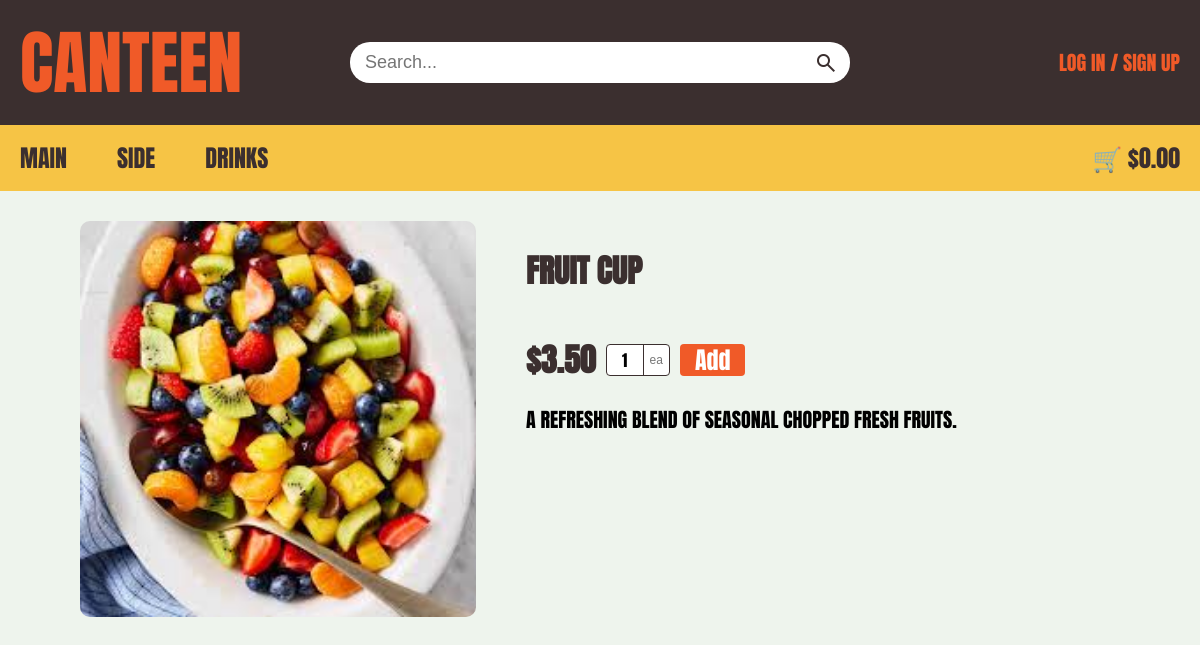
Page /111 on the committed database.
### tables this page shows
CREATE TABLE Menu (item_ID INTEGER PRIMARY KEY NOT NULL UNIQUE, item_name TEXT, item_type TEXT, is_available INTEGER, price NUMERIC (10, 2), item_photo TEXT, item_description TEXT);

### app.py (the view)
@app.route('/<int:item_id>')
def item(item_id):
    db = get_db()
    db.row_factory = sqlite3.Row
    cursor = db.cursor()
    sql = """SELECT item_name,
            item_ID,
            item_type,
            price,
            is_available,
            item_photo,
            item_description
          FROM Menu WHERE is_available = 1 AND item_ID = ?;"""
    cursor.execute(sql, (item_id,))
    result = cursor.fetchone()
    cursor.close()
    return render_template("item_display.html", item=result, total=get_trolley_total())

### app.py (called while the page is built, shortened)
def get_db():
    db = getattr(g, '_database', None)
    if db is None:
        db = g._database = sqlite3.connect(DATABASE)
    return db

@app.teardown_appcontext
def close_connection(_exception):
    db = getattr(g, '_database', None)
    if db is not None:
        db.close()

def get_trolley_total():
    if 'user_id' not in session:
        return 0.0

### templates/item_display.html (shortened to what this page needs)
<!DOCTYPE html>
<html lang="en">
  <head>
    <link rel="stylesheet" href="{{ url_for('static', filename='style.css') }}">
    <link rel="stylesheet" href="{{ url_for('static', filename='item_display.css') }}">
  </head>
  <body>
    <header>
      <div class="top-bar">
        <div class="container top-bar-content">
          <div class="top-left"><a href="{{ url_for('home') }}">CANTEEN</a></div>
          <form class="search-container" method="GET" action="{{ url_for('search') }}">
            <input type="text" placeholder="Search..." name="query" autocomplete="off">
            <button type="submit" class="search-btn">
              <span class="material-symbols-outlined">search</span>
            </button>
          </form>
          {% if session.get('user_id') %}
            <a class="top-right" onclick="OpenAccountmanage();return false;" id="accountpopup" href="#">Hi {{ session['first_name'] }}!</a>
            <div id="popup" class="popup">
              <div class="popup-content">
                <a href="{{ url_for('logout') }}">Logout</a>
              </div>
            </div>
          {% else %}
            <div class="top-right"><p><a href="{{ url_for('user_login') }}">Log in</a> / <a href="{{ url_for('signup') }}">Sign up</a></p></div>
          {% endif %}
        </div>
      </div>
      <nav class="bottom-nav">
        <div class="container nav-content">
          <div class="nav-links">
            <a href="{{ url_for('catergory', item_type='Main') }}">Main</a>
            <a href="{{ url_for('catergory', item_type='Side') }}">Side</a>
            <a href="{{ url_for('catergory', item_type='Drink') }}">Drinks</a>
          </div>
          <div class="cart">
            <a href="{{ url_for('trolley') }}" id="cart-total-link">🛒 ${{ "%.2f"|format(total) }}</a>
          </div>
        </div>
      </nav>
    </header>
    <div class="bodyArrangement">
      <img src="{{ url_for('static', filename='images/' + item.item_photo) }}" alt="{{ item.item_name }}">
      <div class="price_and_information">
        <h1>{{ item.item_name }}</h1>
        <div class="price_quantity">
          <span class="price">${{ "%.2f"|format(item.price) }}</span>
          {% if item.is_available %}
            <div class="qty-container">
              <input type="number"
                id="qty-{{ item.item_ID }}"
                class="qty-input"
                value="1"
                min="1"
                max="10"
                step="1"
                onkeydown="return event.key !== 'e' && event.key !== 'E' && event.key !== '-' && event.key !== '+' && event.key !== '.'"
              >
              <span class="qty-unit">ea</span>
            </div>
            <button type="button"
                    data-item-id="{{ item.item_ID }}"
                    data-item-amount="qty-{{ item.item_ID }}"
                    onclick="addItemToTrolley(this.dataset.itemId, document.getElementById(this.dataset.itemAmount).value)"
                    class="add-btn">
              Add
            </button>
          {% else %}
            <span class="out-of-stock">Out of Stock</span>
          {% endif %}
        </div>
        <div class="itemDescription">
          <p>
            {{ item.item_description }}
          </p>
        </div>
      </div>
    </div>
  </body>
</html>

### static/style.css (style rules this page uses)
* { margin: 0; padding: 0; box-sizing: border-box; }
body { margin: 0; padding: 0; overflow-x: hidden; background-color: #f7f7f7; font-family: "Anton", sans-serif; text-transform: uppercase; }
.container { width: 100%; max-width: 1400px; margin-left: auto; margin-right: auto; padding-left: 20px; padding-right: 20px; }
.top-bar { background: #3b2f2f; width: 100%; padding: 10px 0; }
.top-bar-content { display: flex; justify-content: space-between; align-items: center; }
.top-left, .top-right { flex: 1; }
.top-left a { color: #f05a28; font-size: 70px; text-decoration: none; display: flex; }
.top-right { display: flex; justify-content: flex-end; align-items: center; color: #f05a28; font-size: 20px; }
.top-right a { color: #f05a28; font-size: 20px; text-decoration: none; }
.search-container { display: flex; align-items: center; flex-grow: 1; max-width: 500px; background: #ffffff; border-radius: 20px; overflow: hidden; margin: 0 20px; }
.search-container input { flex-grow: 1; border: none; padding: 10px 15px; outline: none; font-size: 18px; background: transparent; text-transform: none; -webkit-appearance: none; appearance: none; }
.search-btn { background: transparent; border: none; height: 100%; padding: 0 0 0 8px; display: flex; align-items: center; justify-content: center; cursor: pointer; outline: none; }
.material-symbols-outlined { margin: 0 12px 0 0; font-size: 24px !important; color: #3b2f2f; cursor: pointer; }
.bottom-nav { background-color: #f6c445; width: 100%; transition: top 0.3s; }
.nav-content { display: flex; justify-content: space-between; align-items: center; }
.nav-links { display: flex; gap: 10px; }
.nav-links a:first-child { padding-left: 0; }
.bottom-nav a { text-decoration: none; color: #3b2f2f; padding: 15px 20px; font-weight: 400; display: inline-block; font-size: 24px; }
.cart a { margin-left: auto; padding: 12px 0px 12px 20px; }
h1 { font-weight: 700; font-style: normal; text-align: left; margin: 25px 0 20px 0; color: #3b2f2f; }
.price { color: #3b2f2f; font-weight: bold; font-size: 23px; }
.qty-container { display: inline-flex; align-items: center; border: 1.5px solid #3b2f2f; border-radius: 4px; overflow: hidden; background-color: #fff; height: 32px; }
.qty-input { width: 36px; height: 100%; border: none; text-align: center; font-family: 'Anton', sans-serif; font-size: 16px; outline: none; background: transparent; }
.qty-input[type=number] { -webkit-appearance: textfield; -moz-appearance: textfield; appearance: textfield; }
.qty-unit { padding: 0 6px; border-left: 1.5px solid #3b2f2f; color: #777; font-size: 12px; font-family: sans-serif; text-transform: lowercase; user-select: none; display: flex; align-items: center; height: 100%; }
.add-btn { background-color: #f05a28; color: white; border: none; padding: 6px 12px; height: 32px; border-radius: 4px; cursor: pointer; font-family: 'Anton', sans-serif; font-size: 16px; display: flex; align-items: center; justify-content: center; }

### static/item_display.css (style rules this page uses)
body { margin: 0; padding: 0; overflow-x: hidden; background-color: #eef4ed; }
.bodyArrangement { padding: 30px 0px; margin: 0px 80px; display: flex; gap: 50px; }
img { flex: 2; height: auto; max-width: 500px; align-self: flex-start; border-radius: 10px; }
.price_and_information { flex: 3; display: flex; flex-direction: column; gap: 20px; }
.price_quantity { display: flex; align-items: center; gap: 10px; }
.price { font-size: 32px; }
.add-btn { font-size: 24px; padding: 5px 15px; }
p { font-size: 20px; }

### rows in the picture
Menu: item_photo (picture), item_name "FRUIT CUP", price "3.50", item_description "A REFRESHING BLEND OF SEASONAL CHOPPED FRESH FRUITS."

### other values in the picture
{{ "%.2f"|format(total) }} "0.00"
